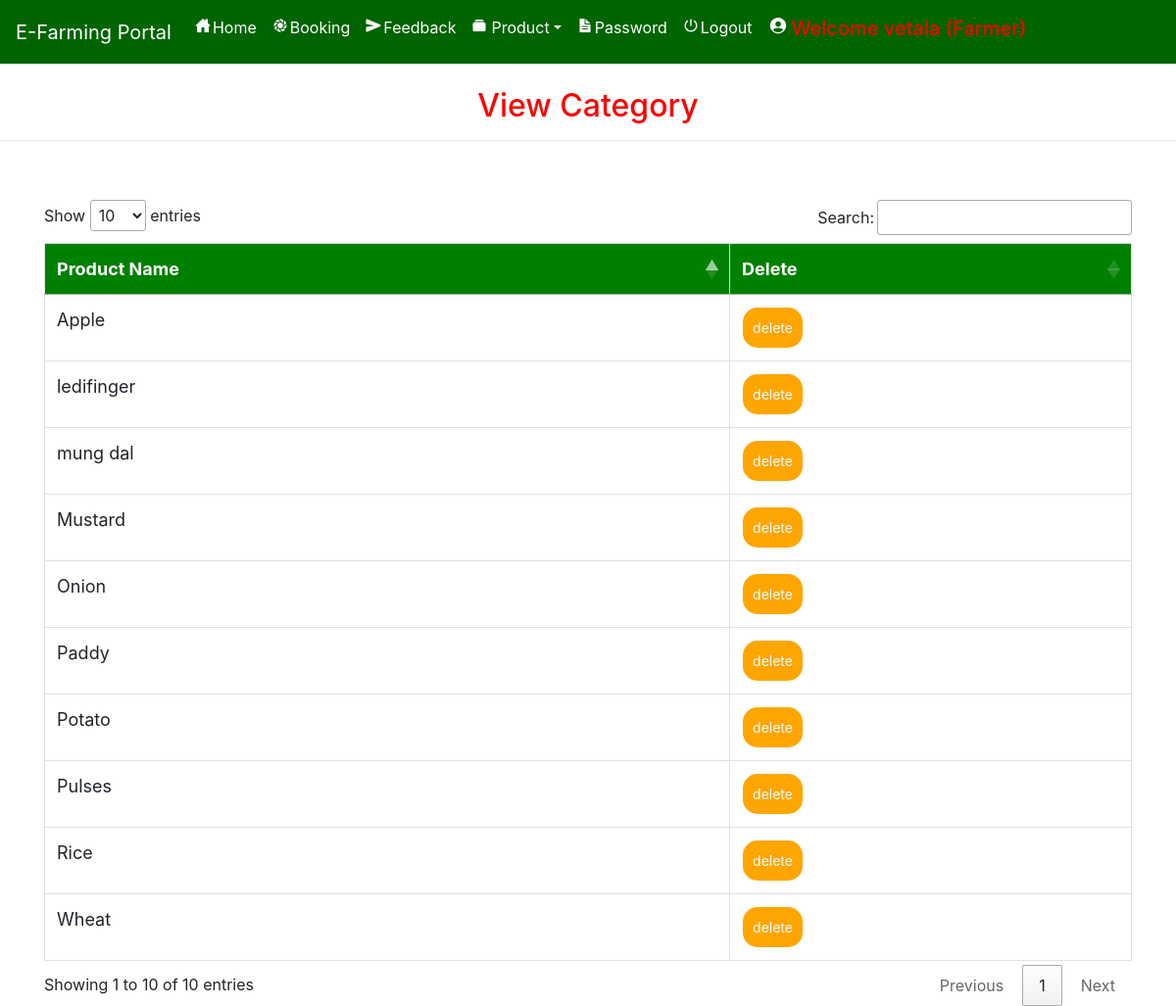
The page /view_categary/ (signed in) on the database its author committed.
### farmerapp/models.py (models this page shows, shortened)
class Category(models.Model):
    name = models.CharField(max_length=30, null=True)

### farmerapp/views.py (the view)
# urls.py: path('view_categary/', View_Categary, name='view_categary'),
def View_Categary(request):
    if not request.user.is_authenticated:
        return redirect('login_admin')
    pro = Category.objects.all()
    d = {'pro': pro}
    return render(request,'view_category.html', d)

### farmerapp/templates/view_category.html (shortened to what this page needs)
{% extends 'navigation.html' %}
{% block body %}
<center><h2 style="color:red;margin-top:2%">View Category</h2></center><hr>
<div class="container" style="margin-top:5%">
<table class="table table-bordered" id="myTable">
  <thead>
  <tr>
    <th>Product Name</th>
    <th>Delete</th>
  </tr>
  </thead>
   <tbody>
    {% for i in pro %}
  <tr>
    <td>{{i.name}}</td>
    <td><a href="{% url 'delete_category' i.id %}" onclick="return confirm('Are you sure?')"><button class="button button1">delete</button></a></td>
  </tr>
    {% endfor %}
    </tbody>
</table>
 </div>
{% endblock %}

### farmerapp/templates/navigation.html (style rules this page uses)
* { box-sizing: border-box; }
#myTable { border-collapse: collapse; width: 100%; border: 1px solid #ddd; font-size: 18px; }
#myTable th { text-align: left; padding: 12px; background-color: green; color: white; }
#myTable td { text-align: left; padding: 12px; background-color: white; }
#myTable tr { border-bottom: 1px solid #ddd; }
.button { background-color: orange; border: none; color: white; padding: 10px; text-align: center; text-decoration: none; display: inline-block; font-size: 14px; margin: 1px 1px; cursor: pointer; }
.button1 { border-radius: 15px; }

### rows shown on the page
Category: name "Pulses"
Category: name "Wheat"
Category: name "Paddy"
Category: name "Rice"
Category: name "Mustard"
Category: name "Potato"
Category: name "Onion"
Category: name "Apple"
Category: name "ledifinger"
Category: name "mung dal"
